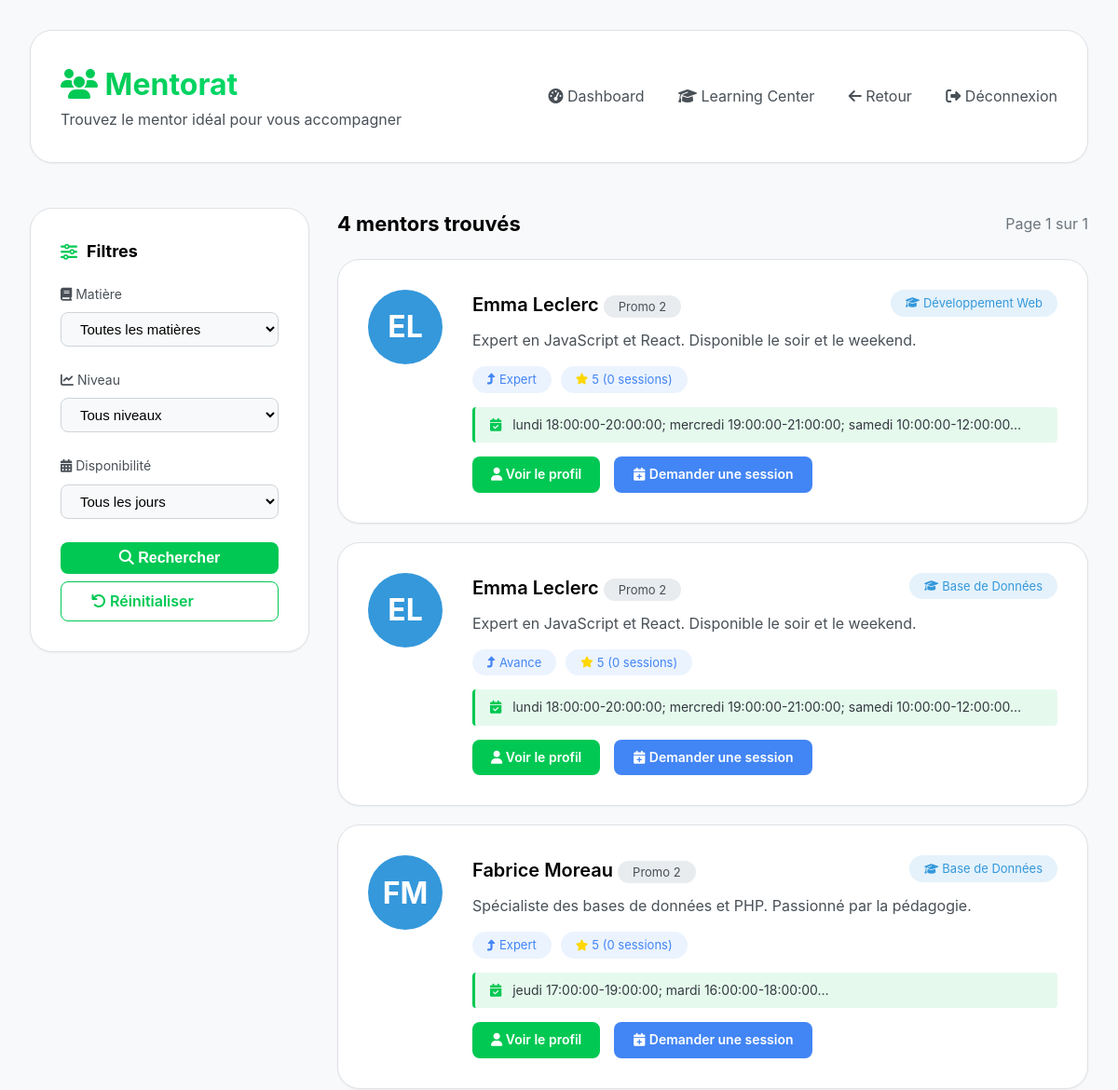
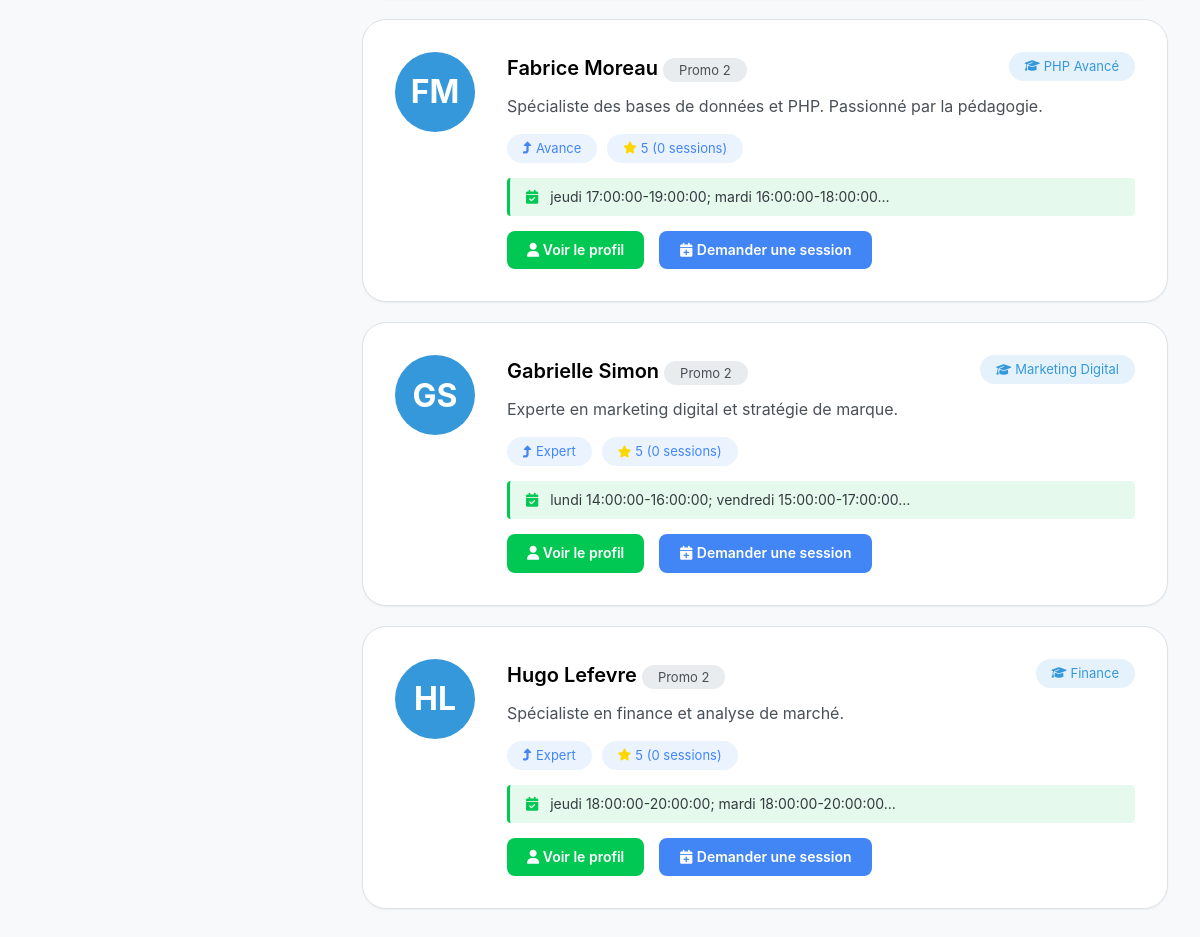
/recherche-mentors.php (signed in), run on the app's committed database (2 pictures, top to bottom).
### tables this page shows
CREATE TABLE `utilisateurs` (
  `id_utilisateur` int NOT NULL,
  `noma` varchar(20) NOT NULL,
  `nom` varchar(100) NOT NULL,
  `prenom` varchar(100) NOT NULL,
  `email` varchar(255) NOT NULL,
  `mot_de_passe` varchar(255) NOT NULL,
  `role` enum('etudiant','mentor','admin','professeur') DEFAULT 'etudiant',
  `promotion` int NOT NULL,
  `filiere` enum('business','technology') NOT NULL,
  `bio` text,
  `photo_profil` varchar(255) DEFAULT NULL,
  `date_inscription` datetime DEFAULT CURRENT_TIMESTAMP,
  `est_actif` tinyint(1) DEFAULT '1',
  `classe_id` int DEFAULT NULL
);

### recherche-mentors.php (the view, shortened to what this page needs)
<?php
require_once 'config/database.php';
$sql = "
    SELECT
        u.id_utilisateur,
        u.prenom,
        u.nom,
        u.bio,
        u.photo_profil,
        u.promotion,
        cm.note_moyenne,
        cm.nombre_seances,
        cm.niveau,
        m.nom as matiere_nom,
        m.couleur_hex,
        GROUP_CONCAT(DISTINCT CONCAT(dm.jour_semaine, ' ', dm.heure_debut, '-', dm.heure_fin) SEPARATOR '; ') as disponibilites
    FROM utilisateurs u
    JOIN competences_mentors cm ON u.id_utilisateur = cm.mentor_id
    JOIN matieres m ON cm.matiere_id = m.id_matiere
    LEFT JOIN disponibilites_mentors dm ON u.id_utilisateur = dm.mentor_id AND dm.est_active = 1
    WHERE u.role = 'mentor'
      AND cm.statut = 'disponible'
";
$params = [];
$sql .= " GROUP BY u.id_utilisateur, m.id_matiere";
$sql .= " ORDER BY cm.note_moyenne DESC, cm.nombre_seances DESC";
$page = isset($_GET['page']) ? (int)$_GET['page'] : 1;
$limit = 10;
$offset = ($page - 1) * $limit;
$count_sql = "SELECT COUNT(DISTINCT t.id_utilisateur) as total FROM ($sql) as t";
$count_stmt = $pdo->prepare($count_sql);
$count_stmt->execute($params);
$total_mentors = $count_stmt->fetch()['total'];
$total_pages = ceil($total_mentors / $limit);
$sql .= " LIMIT $limit OFFSET $offset";
$stmt = $pdo->prepare($sql);
$stmt->execute($params);
$mentors = $stmt->fetchAll();
?>
<!DOCTYPE html>
<html lang="fr">
<head>
    <link rel="stylesheet" href="https://cdnjs.cloudflare.com/ajax/libs/font-awesome/6.4.0/css/all.min.css">
</head>
<body>
    <div class="container">
        <div class="header">
            <div>
                <h1><i class="fas fa-users"></i> Mentorat</h1>
                <p style="color: var(--notion-gray-600);">Trouvez le mentor idéal pour vous accompagner</p>
            </div>
            <div class="nav-links">
                <a href="dashboard.php"><i class="fas fa-tachometer-alt"></i> Dashboard</a>
                <a href="learning-center.php"><i class="fas fa-graduation-cap"></i> Learning Center</a>
                <a href="mentorat.php"><i class="fas fa-arrow-left"></i> Retour</a>
                <a href="logout.php"><i class="fas fa-sign-out-alt"></i> Déconnexion</a>
            </div>
        </div>
        <div class="search-layout">
            <div class="filters">
                <h3><i class="fas fa-sliders-h" style="color: var(--notion-green);"></i> Filtres</h3>
                <form method="GET" action="">
                    <div class="filter-group">
                        <label><i class="fas fa-book"></i> Matière</label>
                        <select name="matiere" class="filter-select">
                            <option value="">Toutes les matières</option>
                        </select>
                    </div>
                    <div class="filter-group">
                        <label><i class="fas fa-chart-line"></i> Niveau</label>
                        <select name="niveau" class="filter-select">
                            <option value="">Tous niveaux</option>
                        </select>
                    </div>
                    <div class="filter-group">
                        <label><i class="fas fa-calendar-alt"></i> Disponibilité</label>
                        <select name="jour" class="filter-select">
                            <option value="">Tous les jours</option>
                        </select>
                    </div>
                    <button type="submit" class="btn">
                        <i class="fas fa-search"></i> Rechercher
                    </button>
                    <a href="recherche-mentors.php" class="btn btn-outline">
                        <i class="fas fa-undo"></i> Réinitialiser
                    </a>
                </form>
            </div>
            <div>
                <div style="display: flex; justify-content: space-between; align-items: center; margin-bottom: 20px;">
                    <h2 style="font-size: 22px;">
                        <?= $total_mentors ?> mentor<?= $total_mentors > 1 ? 's' : '' ?> trouvé<?= $total_mentors > 1 ? 's' : '' ?>
                    </h2>
                    <span style="color: var(--notion-gray-500);">
                        Page <?= $page ?> sur <?= $total_pages ?>
                    </span>
                </div>
                <?php if (empty($mentors)): ?>
                    <div class="empty-state">
                        <i class="fas fa-users-slash"></i>
                        <h3 style="margin-bottom: 10px;">Aucun mentor trouvé</h3>
                        <p style="color: var(--notion-gray-600); margin-bottom: var(--spacing-xl);">
                            Essayez de modifier vos filtres ou revenez plus tard.
                        </p>
                        <a href="recherche-mentors.php" class="btn" style="width: auto; padding: var(--spacing-sm) var(--spacing-xl);">
                            <i class="fas fa-undo"></i> Réinitialiser les filtres
                        </a>
                    </div>
                <?php else: ?>
                    <div class="mentors-list">
                        <?php foreach ($mentors as $mentor): ?>
                            <div class="mentor-card">
                                <div class="mentor-avatar" style="background: <?= $mentor['couleur_hex'] ?>;">
                                    <?= strtoupper(substr($mentor['prenom'], 0, 1) . substr($mentor['nom'], 0, 1)) ?>
                                </div>
                                <div class="mentor-info">
                                    <div class="mentor-header">
                                        <div>
                                            <span class="mentor-name">
                                                <?= htmlspecialchars($mentor['prenom'] . ' ' . $mentor['nom']) ?>
                                            </span>
                                            <span class="mentor-promo">
                                                Promo <?= $mentor['promotion'] ?>
                                            </span>
                                        </div>
                                        <span class="tag" style="background: <?= $mentor['couleur_hex'] ?>20; color: <?= $mentor['couleur_hex'] ?>;">
                                            <i class="fas fa-graduation-cap"></i>
                                            <?= $mentor['matiere_nom'] ?>
                                        </span>
                                    </div>
                                    <div class="mentor-bio">
                                        <?= htmlspecialchars($mentor['bio'] ?? 'Pas de biographie disponible.') ?>
                                    </div>
                                    <div class="mentor-tags">
                                        <span class="tag">
                                            <i class="fas fa-level-up-alt"></i>
                                            <?= ucfirst($mentor['niveau']) ?>
                                        </span>
                                        <span class="tag">
                                            <i class="fas fa-star" style="color: #FFD700;"></i>
                                            <?= round($mentor['note_moyenne'], 1) ?> (<?= $mentor['nombre_seances'] ?> sessions)
                                        </span>
                                    </div>
                                    <?php if (!empty($mentor['disponibilites'])): ?>
                                        <div class="mentor-disponibilites">
                                            <i class="fas fa-calendar-check" style="color: var(--primary); margin-right: var(--spacing-sm);"></i>
                                            <?= htmlspecialchars(substr($mentor['disponibilites'], 0, 80)) ?>…
                                        </div>
                                    <?php endif; ?>
                                    <div class="mentor-actions">
                                        <a href="profil-mentor.php?id=<?= $mentor['id_utilisateur'] ?>" class="btn btn-small">
                                            <i class="fas fa-user"></i> Voir le profil
                                        </a>
                                        <a href="demande-session.php?mentor=<?= $mentor['id_utilisateur'] ?>&matiere=<?= $mentor['matiere_nom'] ?>" class="btn btn-small" style="background: var(--notion-blue);">
                                            <i class="fas fa-calendar-plus"></i> Demander une session
                                        </a>
                                    </div>
                                </div>
                            </div>
                        <?php endforeach; ?>
                    </div>
                <?php endif; ?>
            </div>
        </div>
    </div>
</body>
</html>

### data on the page
utilisateurs: prenom+nom "EL", prenom+nom "Emma Leclerc", promotion "2", matiere_nom "Développement Web", bio "Expert en JavaScript et React. Disponible le soir et le weekend.", niveau "Expert", note_moyenne "5", nombre_seances "0", disponibilites "lundi 18:00:00-20:00:00; mercredi 19:00:00-21:00:00; samedi 10:00:00-12:00:00", matiere_nom "Base de Données", niveau "Avance"
utilisateurs: prenom+nom "FM", prenom+nom "Fabrice Moreau", promotion "2", matiere_nom "Base de Données", bio "Spécialiste des bases de données et PHP. Passionné par la pédagogie.", niveau "Expert", note_moyenne "5", nombre_seances "0", disponibilites "jeudi 17:00:00-19:00:00; mardi 16:00:00-18:00:00", matiere_nom "PHP Avancé", niveau "Avance"
utilisateurs: prenom+nom "GS", prenom+nom "Gabrielle Simon", promotion "2", matiere_nom "Marketing Digital", bio "Experte en marketing digital et stratégie de marque.", niveau "Expert", note_moyenne "5", nombre_seances "0", disponibilites "lundi 14:00:00-16:00:00; vendredi 15:00:00-17:00:00"
utilisateurs: prenom+nom "HL", prenom+nom "Hugo Lefevre", promotion "2", matiere_nom "Finance", bio "Spécialiste en finance et analyse de marché.", niveau "Expert", note_moyenne "5", nombre_seances "0", disponibilites "jeudi 18:00:00-20:00:00; mardi 18:00:00-20:00:00"

### other printed values
$total_mentors "4"
$page "1"
$total_pages "1"
